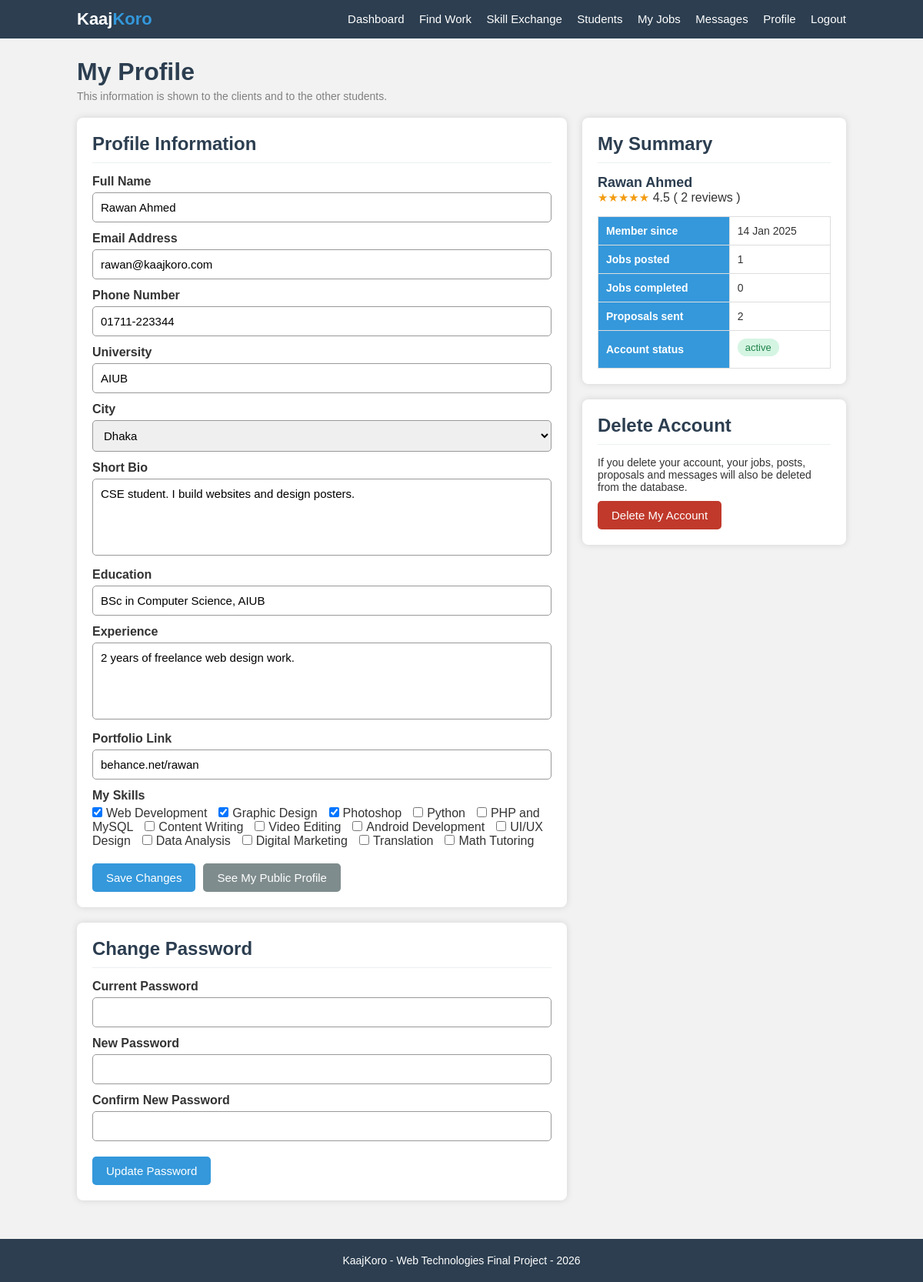
The app's page /profile.php (signed in) with its own data.
### tables this page shows
CREATE TABLE users (
    user_id     INT AUTO_INCREMENT PRIMARY KEY,
    name        VARCHAR(100) NOT NULL,
    email       VARCHAR(100) NOT NULL UNIQUE,
    password    VARCHAR(255) NOT NULL,
    phone       VARCHAR(20)  NOT NULL,
    university  VARCHAR(100) NOT NULL,
    city        VARCHAR(50)  NOT NULL,
    bio         TEXT,
    education   VARCHAR(200),
    experience  TEXT,
    portfolio   VARCHAR(150),
    status      VARCHAR(20)  DEFAULT 'active',
    joined      DATE
);

CREATE TABLE skills (
    skill_id    INT AUTO_INCREMENT PRIMARY KEY,
    skill_name  VARCHAR(60) NOT NULL UNIQUE
);

### check_login.php (called while the page is built, shortened)
<?php
$me = getUser($conn, $_SESSION["user_id"]);
?>

### profile.php (the view, shortened to what this page needs)
<?php
require_once "config.php";
require_once "functions.php";
require_once "check_login.php";
$my_id = $me["user_id"];
$my_skill_ids = array();
$stmt = $conn->prepare("SELECT skill_id FROM user_skills WHERE user_id = ?");
$stmt->bind_param("i", $my_id);
$stmt->execute();
$result = $stmt->get_result();
while ($row = $result->fetch_assoc()) {
    $my_skill_ids[] = $row["skill_id"];
}
$all_skills = getAllSkills($conn);
$rating = getAverageRating($conn, $my_id);
$job_posted = countRows($conn, "SELECT COUNT(*) AS total FROM jobs WHERE client_id = ?", $my_id);
$job_done   = countRows($conn, "SELECT COUNT(*) AS total FROM jobs WHERE hired_id = ? AND job_status = 'done'", $my_id);
$proposal_count = countRows($conn, "SELECT COUNT(*) AS total FROM proposals WHERE user_id = ?", $my_id);
include "header.php";
?>
    <div class="page">
        <h1>My Profile</h1>
        <p class="page-info">This information is shown to the clients and to the other students.</p>
        <div class="row">
            <div class="col-left">
                <div class="box">
                    <h2 class="box-title">Profile Information</h2>
                    <form method="POST" action="profile.php">
                        <label for="name">Full Name</label>
                        <input type="text" id="name" name="name" value="<?php echo htmlspecialchars($me["name"]); ?>">
                        <label for="email">Email Address</label>
                        <input type="email" id="email" name="email" value="<?php echo htmlspecialchars($me["email"]); ?>">
                        <label for="phone">Phone Number</label>
                        <input type="tel" id="phone" name="phone" value="<?php echo htmlspecialchars($me["phone"]); ?>">
                        <label for="university">University</label>
                        <input type="text" id="university" name="university" value="<?php echo htmlspecialchars($me["university"]); ?>">
                        <label for="city">City</label>
                        <select id="city" name="city">
                            <?php
                            $city_list = array("Dhaka", "Chattogram", "Khulna", "Rajshahi",
                                               "Sylhet", "Barishal", "Rangpur", "Savar");
                            foreach ($city_list as $one_city) {
                                if ($me["city"] == $one_city) {
                                    echo "<option value='" . $one_city . "' selected>" . $one_city . "</option>";
                                }
                                else {
                                    echo "<option value='" . $one_city . "'>" . $one_city . "</option>";
                                }
                            }
                            ?>
                        </select>
                        <label for="bio">Short Bio</label>
                        <textarea id="bio" name="bio"><?php echo htmlspecialchars($me["bio"]); ?></textarea>
                        <label for="education">Education</label>
                        <input type="text" id="education" name="education" value="<?php echo htmlspecialchars($me["education"]); ?>">
                        <label for="experience">Experience</label>
                        <textarea id="experience" name="experience"><?php echo htmlspecialchars($me["experience"]); ?></textarea>
                        <label for="portfolio">Portfolio Link</label>
                        <input type="text" id="portfolio" name="portfolio" value="<?php echo htmlspecialchars($me["portfolio"]); ?>"
                               placeholder="Example : behance.net/yourname">
                        <label>My Skills</label>
                        <div class="check-group">
                            <?php
                            foreach ($all_skills as $skill) {
                                if (in_array($skill["skill_id"], $my_skill_ids)) {
                                    echo "<label><input type='checkbox' name='skill[]' value='" . $skill["skill_id"] . "' checked>" . $skill["skill_name"] . "</label>";
                                }
                                else {
                                    echo "<label><input type='checkbox' name='skill[]' value='" . $skill["skill_id"] . "'>" . $skill["skill_name"] . "</label>";
                                }
                            }
                            ?>
                        </div>
                        <div class="buttons">
                            <button type="submit">Save Changes</button>
                            <button type="button" class="btn-gray" onclick="window.location.href='student-profile.php?id=<?php echo $my_id; ?>'">See My Public Profile</button>
                        </div>
                    </form>
                </div>
                <div class="box">
                    <h2 class="box-title">Change Password</h2>
                    <form method="POST" action="profile.php">
                        <label for="old_password">Current Password</label>
                        <input type="password" id="old_password" name="old_password">
                        <label for="new_password">New Password</label>
                        <input type="password" id="new_password" name="new_password">
                        <label for="confirm_password">Confirm New Password</label>
                        <input type="password" id="confirm_password" name="confirm_password">
                        <div class="buttons">
                            <button type="submit">Update Password</button>
                        </div>
                    </form>
                </div>
            </div>
            <div class="col-right">
                <div class="box">
                    <h2 class="box-title">My Summary</h2>
                    <h3><?php echo htmlspecialchars($me["name"]); ?></h3>
                    <p><?php echo showStars($rating); ?> <?php echo number_format($rating, 1); ?>
                        ( <?php echo countReviews($conn, $my_id); ?> reviews )</p>
                    <table style="margin-top:15px">
                        <tr><th>Member since</th><td><?php echo showDate($me["joined"]); ?></td></tr>
                        <tr><th>Jobs posted</th><td><?php echo $job_posted; ?></td></tr>
                        <tr><th>Jobs completed</th><td><?php echo $job_done; ?></td></tr>
                        <tr><th>Proposals sent</th><td><?php echo $proposal_count; ?></td></tr>
                        <tr><th>Account status</th><td><?php echo showStatus($me["status"]); ?></td></tr>
                    </table>
                </div>
                <div class="box">
                    <h2 class="box-title">Delete Account</h2>
                    <p class="item-text">If you delete your account, your jobs, posts, proposals and
                        messages will also be deleted from the database.</p>
                    <button class="btn-red" onclick="if (confirm('Do you really want to delete your account? This cannot be undone.')) { window.location.href='profile.php?action=delete'; }">Delete My Account</button>
                </div>
            </div>
        </div>
    </div>
<?php include "footer.php"; ?>

### functions.php (shortened to what this page needs)
<?php
function getUser($conn, $user_id) {
    $stmt = $conn->prepare("SELECT * FROM users WHERE user_id = ?");
    $stmt->bind_param("i", $user_id);
    $stmt->execute();
    $result = $stmt->get_result();
    $user = $result->fetch_assoc();
    return $user;
}
function getAllSkills($conn) {
    $list = array();
    $result = $conn->query("SELECT * FROM skills ORDER BY skill_id");
    while ($row = $result->fetch_assoc()) {
        $list[] = $row;
    }
    return $list;
}
function getAverageRating($conn, $user_id) {
    $stmt = $conn->prepare("SELECT AVG(rating) AS average
                            FROM reviews
                            WHERE to_id = ? AND status = 'visible'");
    $stmt->bind_param("i", $user_id);
    $stmt->execute();
    $result = $stmt->get_result();
    $row = $result->fetch_assoc();
    return $row["average"];
}
function countReviews($conn, $user_id) {
    $stmt = $conn->prepare("SELECT COUNT(*) AS total
                            FROM reviews
                            WHERE to_id = ? AND status = 'visible'");
    $stmt->bind_param("i", $user_id);
    $stmt->execute();
    $result = $stmt->get_result();
    $row = $result->fetch_assoc();
    return $row["total"];
}
function countRows($conn, $sql, $value) {
    $stmt = $conn->prepare($sql);
    $stmt->bind_param("i", $value);
    $stmt->execute();
    $result = $stmt->get_result();
    $row = $result->fetch_assoc();
    return $row["total"];
}
function showStars($rating) {
    $stars = "";
    $full = round($rating);
    for ($i = 1; $i <= 5; $i++) {
        if ($i <= $full) {
            $stars = $stars . "&#9733;";
        }
        else {
            $stars = $stars . "&#9734;";
        }
    }
    return "<span class='stars'>" . $stars . "</span>";
}
function showStatus($status) {
    if ($status == "open" || $status == "accepted" || $status == "active"
        || $status == "solved" || $status == "visible" || $status == "done") {
        return "<span class='tag tag-green'>" . $status . "</span>";
    }
    return "<span class='tag tag-red'>" . $status . "</span>";
}
function showDate($date) {
    return date("d M Y", strtotime($date));
}
?>

### style.css (style rules this page uses)
* { margin:0; padding:0; box-sizing:border-box; font-family:Arial, Helvetica, sans-serif; }
body { background:#f2f2f2; color:#333; }
.page { width:1000px; margin:25px auto; }
h1 { color:#2c3e50; margin-bottom:5px; }
h2 { color:#2c3e50; }
h3 { color:#2c3e50; font-size:18px; }
.page-info { color:gray; font-size:14px; margin-bottom:20px; }
.box { background:white; padding:20px; border-radius:8px; box-shadow:0 0 8px lightgray; margin-bottom:20px; }
.box-title { border-bottom:1px solid #ecf0f1; padding-bottom:10px; margin-bottom:15px; }
.row { display:flex; gap:20px; }
.col-left { width:65%; }
.col-right { width:35%; }
label { display:block; font-weight:bold; margin-top:12px; margin-bottom:5px; }
input[type="text"], input[type="email"], input[type="password"], input[type="number"], input[type="tel"], input[type="date"], input[type="time"], input[type="search"], select, textarea { width:100%; padding:10px; border:1px solid #999; border-radius:5px; font-size:15px; outline:none; }
textarea { resize:none; height:100px; }
.radio-group label, .check-group label { display:inline; font-weight:normal; margin-right:15px; }
.radio-group input, .check-group input { width:auto; margin-right:5px; }
button { padding:10px 18px; border:none; border-radius:5px; background:#3498db; color:white; font-size:15px; cursor:pointer; }
.btn-red { background:#c0392b; }
.btn-gray { background:#7f8c8d; }
.buttons { margin-top:20px; display:flex; gap:10px; }
table { width:100%; border-collapse:collapse; margin-top:10px; }
th,td { border:1px solid #ddd; padding:10px; text-align:left; font-size:14px; }
th { background:#3498db; color:white; }
.item-text { font-size:14px; margin-bottom:10px; }
.tag { display:inline-block; background:#ecf0f1; color:#2c3e50; padding:4px 10px; border-radius:12px; font-size:13px; margin-right:5px; margin-bottom:5px; }
.tag-green { background:#d5f5e3; color:#1e8449; }
.stars { color:#f39c12; font-size:15px; }

### records on screen
users: name "Rawan Ahmed", email "rawan@kaajkoro.com", phone "01711-223344", university "AIUB", city "Dhaka", bio "CSE student. I build websites and design posters.", education "BSc in Computer Science, AIUB", experience "2 years of freelance web design work.", portfolio "behance.net/rawan", joined "14 Jan 2025", user_id "1", status "active"
skills: skill_name "Web Development"
skills: skill_name "Graphic Design"
skills: skill_name "Photoshop"
skills: skill_name "Python"
skills: skill_name "PHP and MySQL"
skills: skill_name "Content Writing"
skills: skill_name "Video Editing"
skills: skill_name "Android Development"
skills: skill_name "UI/UX Design"
skills: skill_name "Data Analysis"
skills: skill_name "Digital Marketing"
skills: skill_name "Translation"
skills: skill_name "Math Tutoring"

### other values on screen
$stars "★★★★★"
$rating "4.5"
countReviews($conn, $my_id) "2"
$job_done "0"
$proposal_count "2"
